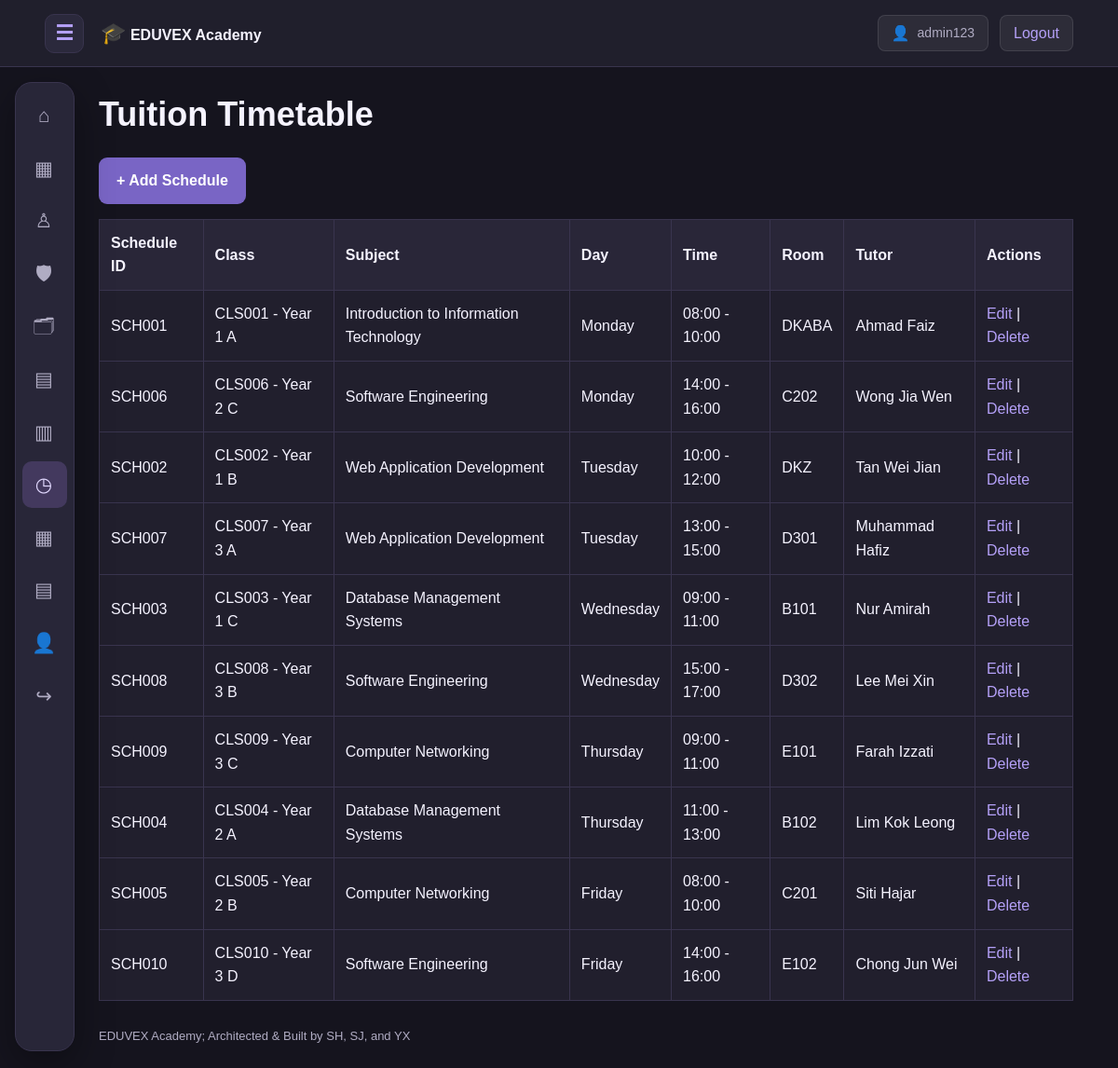
Screenshot of /class_management/timetable.php (signed in) with the database file from the repository.
### tables this page shows
CREATE TABLE IF NOT EXISTS timetable_schedules (
    schedule_id VARCHAR(12) PRIMARY KEY,
    class_id VARCHAR(12) NOT NULL,
    subject_id VARCHAR(12) NOT NULL,
    assigned_staff_id VARCHAR(12),

    day_of_week ENUM(
        'Monday',
        'Tuesday',
        'Wednesday',
        'Thursday',
        'Friday',
        'Saturday',
        'Sunday'
    ) NOT NULL,

    start_time TIME NOT NULL,
    end_time TIME NOT NULL,
    room_number VARCHAR(50),
    room_type VARCHAR(60)
);

CREATE TABLE IF NOT EXISTS classes (
    class_id VARCHAR(12) PRIMARY KEY,
    grade_level VARCHAR(60),
    section VARCHAR(30),
    academic_year SMALLINT,
    class_teacher_id VARCHAR(12)
);

CREATE TABLE IF NOT EXISTS subjects (
    subject_id VARCHAR(12) PRIMARY KEY,
    subject_name VARCHAR(180) NOT NULL,
    subject_code VARCHAR(30) UNIQUE,
    department VARCHAR(120)
);

CREATE TABLE IF NOT EXISTS staff (
    staff_id VARCHAR(12) PRIMARY KEY,
    staff_name VARCHAR(120) NOT NULL,
    staff_email VARCHAR(180) UNIQUE,
    staff_phone_number VARCHAR(30),
    staff_role VARCHAR(60)
);

### includes/functions.php (called while the page is built, shortened)
<?php
function h(mixed $value): string {
    return htmlspecialchars(
        (string)($value ?? ''),
        ENT_QUOTES | ENT_SUBSTITUTE,
        'UTF-8'
    );
}
function url(string $path = ''): string {
    return BASE_URL . '/' . ltrim($path, '/');
}
function logged_in(): bool {
    return isset($_SESSION['user_id']);
}
function me(): array {
    return [
        'id' => $_SESSION['user_id'] ?? null,
        'username' => $_SESSION['username'] ?? '',
        'role' => $_SESSION['role'] ?? ''
    ];
}

### class_management/timetable.php (the view, shortened to what this page needs)
<?php
require_once __DIR__ . '/../config/database.php';
$role = (string) (me()['role'] ?? '');
$canManage = ($role === 'admin');
$sql = "
    SELECT
        t.*,
        c.grade_level,
        c.section,
        sub.subject_name,
        st.staff_name
    FROM timetable_schedules t
    JOIN classes c
        ON c.class_id = t.class_id
    JOIN subjects sub
        ON sub.subject_id = t.subject_id
    LEFT JOIN staff st
        ON st.staff_id = t.assigned_staff_id
";
$params = [];
$sql .= "
    ORDER BY FIELD(
        t.day_of_week,
        'Monday',
        'Tuesday',
        'Wednesday',
        'Thursday',
        'Friday',
        'Saturday',
        'Sunday'
    ), t.start_time
";
$stmt = $pdo->prepare($sql);
$stmt->execute($params);
$schedules = $stmt->fetchAll(PDO::FETCH_ASSOC);
require __DIR__ . '/../includes/header.php';
?>
<h1>Tuition Timetable</h1>
<?php if ($canManage): ?>
    <p>
        <a class="button"
           href="<?= h(url('class_management/add_timetable.php')) ?>">
            + Add Schedule
        </a>
    </p>
<?php endif; ?>
<div class="table-wrap">
    <table>
        <tr>
            <th>Schedule ID</th>
            <th>Class</th>
            <th>Subject</th>
            <th>Day</th>
            <th>Time</th>
            <th>Room</th>
            <th>Tutor</th>
            <?php if ($role === 'admin' || $role === 'staff'): ?>
                <th>Actions</th>
            <?php endif; ?>
        </tr>
        <?php foreach ($schedules as $s): ?>
            <tr>
                <td>
                    <?= h($s['schedule_id']) ?>
                </td>
                <td>
                    <?= h($s['class_id']) ?> -
                    <?= h($s['grade_level']) ?>
                    <?= h($s['section']) ?>
                </td>
                <td>
                    <?= h($s['subject_name']) ?>
                </td>
                <td>
                    <?= h($s['day_of_week']) ?>
                </td>
                <td>
                    <?= h(substr($s['start_time'], 0, 5)) ?>
                    -
                    <?= h(substr($s['end_time'], 0, 5)) ?>
                </td>
                <td>
                    <?= h($s['room_number'] ?? '') ?>
                </td>
                <td>
                    <?= h($s['staff_name'] ?? 'Unassigned') ?>
                </td>
                <?php if ($role === 'admin'): ?>
                    <td>
                        <a href="<?= h(url(
                            'class_management/edit_timetable.php?id=' .
                            urlencode($s['schedule_id'])
                        )) ?>">
                            Edit
                        </a>
                        |
                        <a href="<?= h(url(
                            'class_management/delete_timetable.php?id=' .
                            urlencode($s['schedule_id'])
                        )) ?>">
                            Delete
                        </a>
                    </td>
                <?php elseif ($role === 'staff'): ?>
                    <td>
                        View Only
                    </td>
                <?php endif; ?>
            </tr>
        <?php endforeach; ?>
    </table>
</div>
<?php
require __DIR__ . '/../includes/footer.php';
?>

### assets/css/style.css (style rules this page uses)
:root { color-scheme: dark; --bg: #15141E; --surface: #211F2D; --surface2: #292638; --line: #39344E; --accent: #B4A0F7; --accent-dark: #7965C5; --text: #F5F3FF; --muted: #B0ACC3; --nav-width: 64px; --header-height: 72px; }
* { box-sizing: border-box; }
html { scroll-behavior: smooth; scroll-padding-top: 90px; }
body { margin: 0; background: var(--bg); color: var(--text); font-family: Arial, Helvetica, sans-serif; font-size: 16px; line-height: 1.6; }
a { color: var(--accent); text-decoration: none; }
h1, h2, h3 { line-height: 1.25; }
h1 { font-size: clamp(28px, 3vw, 40px); }
p { color: var(--muted); }
button, .button { display: inline-block; padding: 11px 18px; border: 1px solid transparent; border-radius: 9px; background: var(--accent-dark); color: #FFFFFF; font-weight: 600; text-decoration: none; }
.table-wrap { overflow-x: auto; }
table { width: 100%; border-collapse: collapse; background: var(--surface); }
th, td { padding: 12px; border: 1px solid var(--line); text-align: left; }
th { background: var(--surface2); }

### rows the page displays
timetable_schedules: schedule_id "SCH001", class "CLS001", class.grade_level "Year 1", class.section "A", subject.subject_name "Introduction to Information Technology", day_of_week "Monday", start_time "08:00", end_time "10:00", room_number "DKABA", staff.staff_name "Ahmad Faiz"
timetable_schedules: schedule_id "SCH006", class "CLS006", class.grade_level "Year 2", class.section "C", subject.subject_name "Software Engineering", day_of_week "Monday", start_time "14:00", end_time "16:00", room_number "C202", staff.staff_name "Wong Jia Wen"
timetable_schedules: schedule_id "SCH002", class "CLS002", class.grade_level "Year 1", class.section "B", subject.subject_name "Web Application Development", day_of_week "Tuesday", start_time "10:00", end_time "12:00", room_number "DKZ", staff.staff_name "Tan Wei Jian"
timetable_schedules: schedule_id "SCH007", class "CLS007", class.grade_level "Year 3", class.section "A", subject.subject_name "Web Application Development", day_of_week "Tuesday", start_time "13:00", end_time "15:00", room_number "D301", staff.staff_name "Muhammad Hafiz"
timetable_schedules: schedule_id "SCH003", class "CLS003", class.grade_level "Year 1", class.section "C", subject.subject_name "Database Management Systems", day_of_week "Wednesday", start_time "09:00", end_time "11:00", room_number "B101", staff.staff_name "Nur Amirah"
timetable_schedules: schedule_id "SCH008", class "CLS008", class.grade_level "Year 3", class.section "B", subject.subject_name "Software Engineering", day_of_week "Wednesday", start_time "15:00", end_time "17:00", room_number "D302", staff.staff_name "Lee Mei Xin"
timetable_schedules: schedule_id "SCH009", class "CLS009", class.grade_level "Year 3", class.section "C", subject.subject_name "Computer Networking", day_of_week "Thursday", start_time "09:00", end_time "11:00", room_number "E101", staff.staff_name "Farah Izzati"
timetable_schedules: schedule_id "SCH004", class "CLS004", class.grade_level "Year 2", class.section "A", subject.subject_name "Database Management Systems", day_of_week "Thursday", start_time "11:00", end_time "13:00", room_number "B102", staff.staff_name "Lim Kok Leong"
timetable_schedules: schedule_id "SCH005", class "CLS005", class.grade_level "Year 2", class.section "B", subject.subject_name "Computer Networking", day_of_week "Friday", start_time "08:00", end_time "10:00", room_number "C201", staff.staff_name "Siti Hajar"
timetable_schedules: schedule_id "SCH010", class "CLS010", class.grade_level "Year 3", class.section "D", subject.subject_name "Software Engineering", day_of_week "Friday", start_time "14:00", end_time "16:00", room_number "E102", staff.staff_name "Chong Jun Wei"

### other values shown
$account['username'] "admin123"
$symbol "⌂"
$symbol "▦"
$symbol "♙"
$symbol "🛡"
$symbol "🗂"
$symbol "▤"
$symbol "▥"
$symbol "◷"
$symbol "👤"
$symbol "↪"
